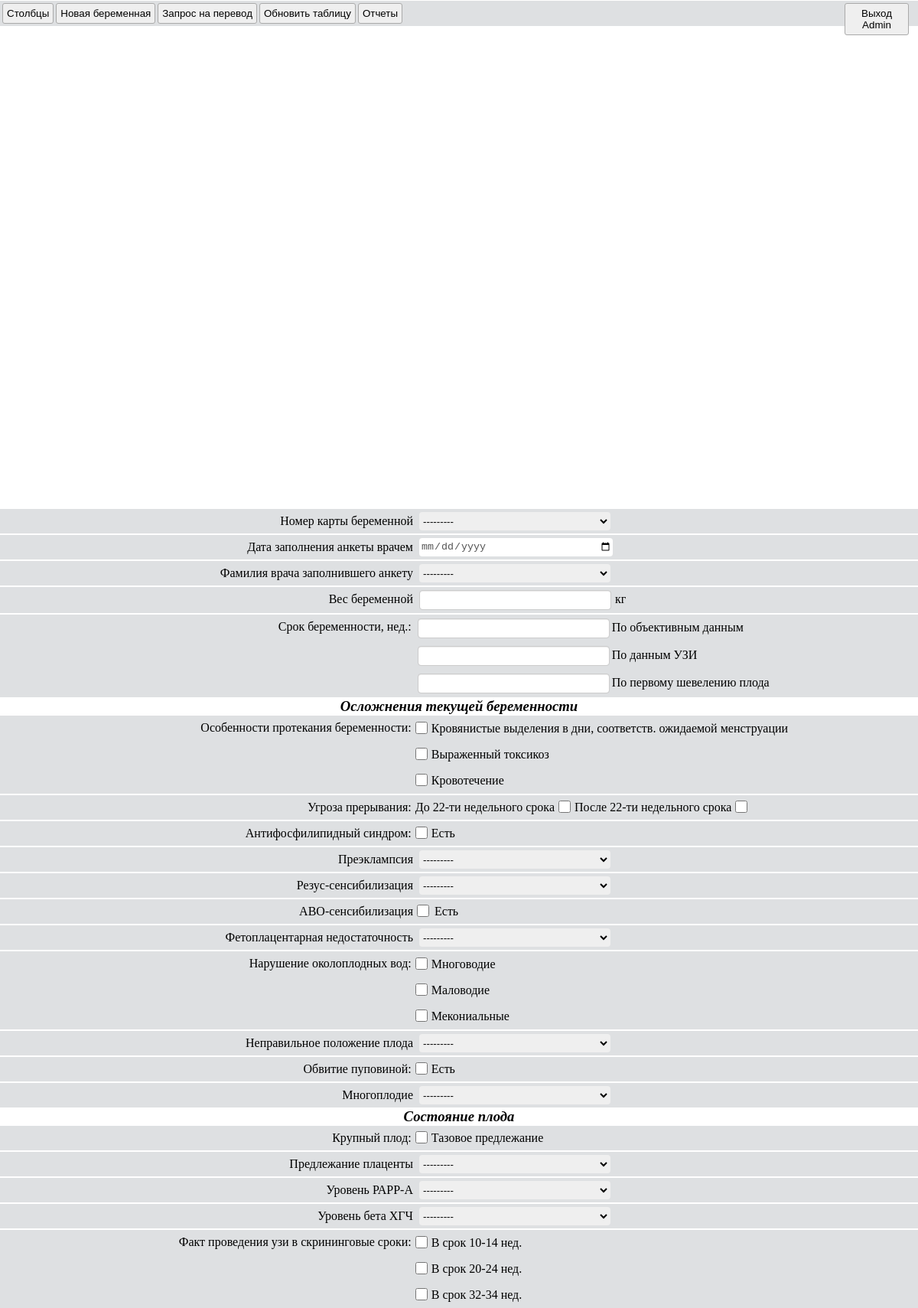
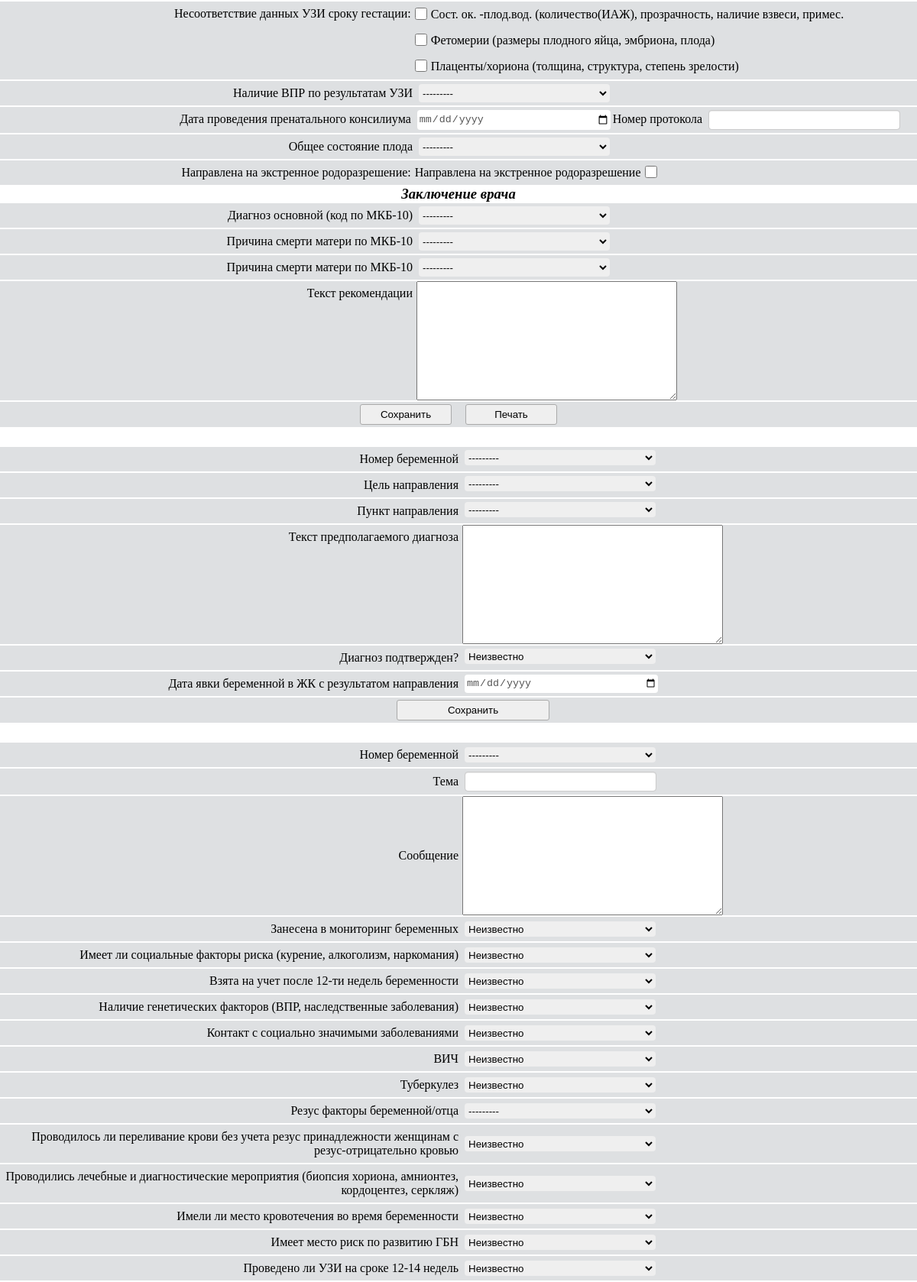
Screenshot of / (signed in, upper part) with the database file from the repository (2 pictures, top to bottom).
### apps/core/models.py (models this page shows)
class FetoplacentarnayaNedostatochnost(models.Model):
    class Meta:
        verbose_name = 'фетоплацентарная недостаточность'
        verbose_name_plural = 'фетоплацентарная недостаточность'
    nazvanie = models.CharField(verbose_name='Название', max_length=255, null=True, blank=True)
    def __str__(self):
        return self.nazvanie

class NepravilnoePolojeniePloda(models.Model):
    class Meta:
        verbose_name = 'Неправильное положение плода'
        verbose_name_plural = 'Неправильное положение плода'
    nazvanie = models.CharField(verbose_name='Название', max_length=255, null=True, blank=True)
    def __str__(self):
        return self.nazvanie

### apps/core/views.py (the view)
# urls.py: path('', home, name='home'),
def home(request):
    if not request.user.is_active:
        return redirect(to='/login')
    form = BeremennayaFormPart1(label_suffix='')
    beremennaya_vrednie_privichki_form = BeremennayaVredniePrivichki(label_suffix='')
    beremennaya_vrednie_factori_form = BeremennayaVrednieFactori(label_suffix='')
    beremennaya_form = BeremennayaForm(label_suffix='')
    beremennaya_infekcionnie_bolezni_form = BeremennayaInfekcionnieBolezniForm(label_suffix='')
    beremennaya_razmer_taza_form = BeremennayaRazmerTazaForm(label_suffix='')
    beremennaya_zabolevanie_vnut_form = BeremennayaZabolevanieVnutForm(label_suffix='')
    beremennayao_oslojneniya_beremennosti_form = BeremennayaOslojneniyaBeremennostiForm(label_suffix='')
    beremennayao_oslojneniya_rodov_form = BeremennayaOslojneniyaRodovForm(label_suffix='')
    beremennayao_novorojdenniy_plod_form = BeremennayaNovorojdenniyPlodForm(label_suffix='')
    beremennaya_bolezni_endokr_form = BeremennayaBolezniEndokrForm(label_suffix='')
    beremennaya_bolezni_krovi_form = BeremennayaBolezniKroviForm(label_suffix='')
    beremennaya_psih_rastroystva_form = BeremennayaPsihRastroystvaForm(label_suffix='')
    beremennaya_bolezni_ns_form = BeremennayaBolezniNsForm(label_suffix='')
    beremennaya_bolezni_sistemi_krovoob_form = BeremennayaBolezniSistemiKrovoobForm(label_suffix='')
    beremennaya_bolezni_organov_dihaniya_form = BeremennayaBolezniOrganovDihaniyaForm(label_suffix='')
    beremennaya_bolezni_organov_moch_form = BeremennayaBolezniOrganovMochForm(label_suffix='')
    beremennaya_somaticheskie_pokazateli_form = BeremennayaSomaticheskiePokazateliForm(label_suffix='')
    anketa_form = AnketaForm(label_suffix='')
    anketa_srok_beremennosti_form = AnketaSrokBeremennostiForm(label_suffix='')
    anketa_osobennosti_form = AnketaOsobennostiForm(label_suffix='')
    anketa_narushenie_form = AnketaNarushenieForm(label_suffix='')
    anketa_fakt_form = AnketaFaktForm(label_suffix='')
    anketa_nesootvetstvie_form = AnketaNesootvetstvieForm(label_suffix='')
    ishod_form = IshodForm(label_suffix='')
    konsultaciaya_form = KonsultaciayaForm(label_suffix='')
    napravlenie_form = NapravlenieForm(label_suffix='')
    smena_jk_form = SmenaJKForm(label_suffix='')
    novorojdenniy_form = NovorojdenniyForm(label_suffix='')
    return render(request, "home.html", {
        'form': form,
        'anketa_form': anketa_form,
        'ishod_form': ishod_form,
        'beremennaya_vrednie_privichki_form': beremennaya_vrednie_privichki_form,
        'beremennaya_vrednie_factori_form': beremennaya_vrednie_factori_form,
        'beremennaya_form': beremennaya_form,
        'beremennaya_infekcionnie_bolezni_form': beremennaya_infekcionnie_bolezni_form,
        'beremennaya_razmer_taza_form': beremennaya_razmer_taza_form,
        'beremennaya_zabolevanie_vnut_form': beremennaya_zabolevanie_vnut_form,
        'beremennayao_oslojneniya_beremennosti_form': beremennayao_oslojneniya_beremennosti_form,
        'beremennayao_oslojneniya_rodov_form': beremennayao_oslojneniya_rodov_form,
        'beremennayao_novorojdenniy_plod_form': beremennayao_novorojdenniy_plod_form,
        'beremennaya_bolezni_endokr_form': beremennaya_bolezni_endokr_form,
        'beremennaya_bolezni_krovi_form': beremennaya_bolezni_krovi_form,
        'beremennaya_psih_rastroystva_form': beremennaya_psih_rastroystva_form,
        'beremennaya_bolezni_ns_form': beremennaya_bolezni_ns_form,
        'beremennaya_bolezni_sistemi_krovoob_form': beremennaya_bolezni_sistemi_krovoob_form,
        'beremennaya_bolezni_organov_dihaniya_form': beremennaya_bolezni_organov_dihaniya_form,
        'beremennaya_bolezni_organov_moch_form': beremennaya_bolezni_organov_moch_form,
        'beremennaya_somaticheskie_pokazateli_form': beremennaya_somaticheskie_pokazateli_form,
        'anketa_srok_beremennosti_form': anketa_srok_beremennosti_form,
        'anketa_osobennosti_form': anketa_osobennosti_form,
        'anketa_narushenie_form': anketa_narushenie_form,
        'anketa_fakt_form': anketa_fakt_form,
        'anketa_nesootvetstvie_form': anketa_nesootvetstvie_form,
        'konsultaciaya_form': konsultaciaya_form,
        'napravlenie_form': napravlenie_form,
        'smena_jk_form': smena_jk_form,
        'novorojdenniy_form': novorojdenniy_form,
    })

### apps/core/templates/home.html (shortened to what this page needs)
{% load static %}
<!DOCTYPE html>
<html lang="ru" style="height: 100%">
<head>
    <link rel="stylesheet" href="{% static 'core/jqwidgets-scripts/jqwidgets/styles/jqx.base.css' %}" type="text/css"/>
    <link rel="stylesheet" href="{% static 'core/jqwidgets-scripts/jqwidgets/styles/jqx.arctic.css' %}"
          type="text/css"/>
    <link rel="stylesheet" href="{% static 'core/style.css' %}">
</head>
<body>
{% include 'partical/menu.html' %}
{% include 'beremennya/window_beremennya.html' %}
{% include 'partical/mkb10/window_mkb10.html' %}
{% include 'partical/smenaJK/window_smenaJK.html' %}
{% include 'partical/doctor/window_doktor.html' %}
{% include 'beremennya/beremennaya_tabs/anketi/window_anketi.html' %}
{% include 'beremennya/beremennaya_tabs/napravlenie/window_napravlenie.html' %}
{% include 'beremennya/beremennaya_tabs/konsultaciaya/window_konsultaciya.html' %}
</body>

### apps/core/templates/partical/btn_menu.html (shortened to what this page needs)
<div class="default" xmlns="http://www.w3.org/1999/html">
    <button class="btn_rashirenniy_poisk topmenu menubtn btnregpoisk" onclick="regPoisk(event, 'Poisk')">Столбцы
    </button>
    {% include 'beremennya/btn_open_window_beremennya.html' %}
     {% include 'partical/zaprosNaPerevod/btn_open_window_zapros_na_perevod.html' %}
    <button class="Obnovit menubtn" onclick="ObnovitTablicu()">Обновить таблицу</button>
    {% include 'partical/Otchety/btn_open_window_otchety.html' %}
    <button style="
    position: absolute;
    right: 1%;
    width: 7%;" class="topmenu menubtn" onclick="window.location.href='/vihod'">Выход {{ user.username }}
    </button>
</div>

### apps/core/templates/beremennya/beremennaya_tabs/anketi/window_anketi.html (shortened to what this page needs)
<div class="window_anketi">
    <div style="overflow: hidden; padding: 0" class="tab_anketi">
        <ul>
            <li></li>
        </ul>
        <div class="tab_beremennya_anketi">
            <form id="novaya_anketa" class="novaya_anketa" action="{% url 'home' %}" method="post">
                <div class="default">
                    {{ anketa_form.nomer_anketi.label_tag }}
                    {{ anketa_form.nomer_anketi }}
                </div>
                <div class="default">
                    {{ anketa_form.data_zapolneniya_anketi_vrachem.label_tag }}
                    {{ anketa_form.data_zapolneniya_anketi_vrachem }}
                </div>
                <div class="default">
                    {{ anketa_form.familiya_vracha.label_tag }}
                    {{ anketa_form.familiya_vracha }}
                </div>
                <div class="default">
                    {{ anketa_form.ves_beremennoy.label_tag }}
                    {{ anketa_form.ves_beremennoy }}
                    <div class="doptext">кг</div>
                </div>
                <div class="default">
                    <div class="text">Срок беременности, нед.:</div>
                    <div class="FixP">{{ anketa_srok_beremennosti_form.as_p }}</div>
                </div>
                <h3>Осложнения текущей беременности</h3>
                <div class="default">
                    <div class="text">Особенности протекания беременности:</div>
                    <div class="FixP">{{ anketa_osobennosti_form.as_p }}</div>
                </div>
                <div class="default">
                    <div class="text">Угроза прерывания:</div>
                    <div style="display: inherit" class="FixP">
                        {{ anketa_form.ugroza_prerivaniya_do_22.label_tag }}
                        {{ anketa_form.ugroza_prerivaniya_do_22 }}
                        {{ anketa_form.ugroza_prerivaniya_posle_22.label_tag }}
                        {{ anketa_form.ugroza_prerivaniya_posle_22 }}
                    </div>
                </div>
                <div class="default">
                    <div class="text">Антифосфилипидный синдром:</div>
                    <div style="display: inherit" class="FixP">
                        {{ anketa_form.antifosfolipidniy_sindrom }}
                        {{ anketa_form.antifosfolipidniy_sindrom.label_tag }}
                    </div>
                </div>
                <div class="default">
                    {{ anketa_form.preeklampsiya.label_tag }}
                    {{ anketa_form.preeklampsiya }}
                </div>
                <div class="default">
                    {{ anketa_form.rezus_sensibilizaciya.label_tag }}
                    {{ anketa_form.rezus_sensibilizaciya }}
                </div>
                <div class="default">
                    {{ anketa_form.abo_sensibilizaciya.label_tag }}
                    {{ anketa_form.abo_sensibilizaciya }}
                    <div class="doptext">Eсть</div>
                </div>
                <div class="default">
                    {{ anketa_form.fetoplacentarnaya_nedostatochnost.label_tag }}
                    {{ anketa_form.fetoplacentarnaya_nedostatochnost }}
                </div>
                <div class="default">
                    <div class="text">Нарушение околоплодных вод:</div>
                    <div class="FixP">{{ anketa_narushenie_form.as_p }}</div>
                </div>
                <div class="default">
                    {{ anketa_form.nepravilnoe_polojenie_ploda.label_tag }}
                    {{ anketa_form.nepravilnoe_polojenie_ploda }}
                </div>
                <div class="default">
                    <div class="text">Обвитие пуповиной:</div>
                    <div style="display: inherit" class="FixP">
                        {{ anketa_form.obvitie_pupovini }}
                        {{ anketa_form.obvitie_pupovini.label_tag }}
                    </div>
                </div>
                <div class="default">
                    {{ anketa_form.mnogoplodie.label_tag }}
                    {{ anketa_form.mnogoplodie }}
                </div>
                <h3>Состояние плода</h3>
                <div class="default">
                    <div class="text">Крупный плод:</div>
                    <div style="display: inherit" class="FixP">
                        {{ anketa_form.krupniy_plod }}
                        {{ anketa_form.krupniy_plod.label_tag }}
                    </div>
                </div>
                <div class="default">
                    {{ anketa_form.predlejanie_placenti.label_tag }}
                    {{ anketa_form.predlejanie_placenti }}
                </div>
                <div class="default">
                    {{ anketa_form.uroven_papp_a.label_tag }}
                    {{ anketa_form.uroven_papp_a }}
                </div>
                <div class="default">
                    {{ anketa_form.uroven_beta_hgch.label_tag }}
                    {{ anketa_form.uroven_beta_hgch }}
                </div>
                <div class="default">
                    <div class="text">Факт проведения узи в скрининговые сроки:</div>
                    <div class="FixP">{{ anketa_fakt_form.as_p }}</div>
                </div>
                <div class="default">
                    <div class="text">Несоответствие данных УЗИ сроку гестации:</div>
                    <div class="FixP">{{ anketa_nesootvetstvie_form.as_p }}</div>
                </div>
                <div class="default">
                    {{ anketa_form.nalichie_vpr_po_rezultatam_uzi.label_tag }}
                    {{ anketa_form.nalichie_vpr_po_rezultatam_uzi }}
                </div>
                <div class="default">{{ anketa_form.data_provedeniya_prenatalnogo_konsiliuma.label_tag }}
                    <div style="display: inherit" class="FixP">
                        {{ anketa_form.data_provedeniya_prenatalnogo_konsiliuma }}
                        {{ anketa_form.nomer_protokola.label_tag }}
                        {{ anketa_form.nomer_protokola }}
                    </div>
                </div>
                <div class="default">
                    {{ anketa_form.obshee_sostoyanie_ploda.label_tag }}
                    {{ anketa_form.obshee_sostoyanie_ploda }}
                </div>
                <div class="default">
                    <div class="text">Направлена на экстренное родоразрешение:</div>
                    <div class="FixP">
                        {{ anketa_form.napravlena_na_extrennoe_rodorazreshenie }}
                        {{ anketa_form.napravlena_na_extrennoe_rodorazreshenie.label_tag }}
                    </div>
                </div>
                <h3>Заключение врача</h3>
                <div class="default">
                    {{ anketa_form.diagnoz_osnovnoy_mkb10.label_tag }}
                    {{ anketa_form.diagnoz_osnovnoy_mkb10 }}
                </div>
                <div class="default">
                    {{ anketa_form.diagnoz_oslojneniya_mkb10.label_tag }}
                    {{ anketa_form.diagnoz_oslojneniya_mkb10 }}
                </div>
                <div class="default">
                    {{ anketa_form.diagnoz_soputstvuyshiy_mkb10.label_tag }}
                    {{ anketa_form.diagnoz_soputstvuyshiy_mkb10 }}
                </div>
                <div class="default">
                    {{ anketa_form.dopolnitelnie_zamechaniya_vracha.label_tag }}
                    {{ anketa_form.dopolnitelnie_zamechaniya_vracha }}
                </div>
                <div style="position: sticky; bottom: 0;" class="default">
                    <button class="menubtn save_anketa" type="submit">Сохранить</button>
                    <button class="menubtn pechat_anketa" type="submit">Печать</button>
                </div>
            </form>
        </div>
    </div>
</div>

### rows the page displays
FetoplacentarnayaNedostatochnost: antifosfolipidniy_sindrom.label_tag "Есть", obvitie_pupovini.label_tag "Есть"
NepravilnoePolojeniePloda: krupniy_plod.label_tag "Тазовое предлежание"

### other values shown
{{ user.username }} "Admin"
{{ anketa_form.nomer_anketi.label_tag }} "Номер карты беременной"
{{ anketa_form.data_zapolneniya_anketi_vrachem.label_tag }} "Дата заполнения анкеты врачем"
{{ anketa_form.familiya_vracha.label_tag }} "Фамилия врача заполнившего анкету"
{{ anketa_form.ves_beremennoy.label_tag }} "Вес беременной"
{{ anketa_form.ugroza_prerivaniya_do_22.label_tag }} "До 22-ти недельного срока"
{{ anketa_form.ugroza_prerivaniya_posle_22.label_tag }} "После 22-ти недельного срока"
{{ anketa_form.preeklampsiya.label_tag }} "Преэклампсия"
{{ anketa_form.rezus_sensibilizaciya.label_tag }} "Резус-сенсибилизация"
{{ anketa_form.abo_sensibilizaciya.label_tag }} "ABO-сенсибилизация"
{{ anketa_form.fetoplacentarnaya_nedostatochnost.label_tag }} "Фетоплацентарная недостаточность"
{{ anketa_form.nepravilnoe_polojenie_ploda.label_tag }} "Неправильное положение плода"
{{ anketa_form.mnogoplodie.label_tag }} "Многоплодие"
{{ anketa_form.predlejanie_placenti.label_tag }} "Предлежание плаценты"
{{ anketa_form.uroven_papp_a.label_tag }} "Уровень РАРР-А"
